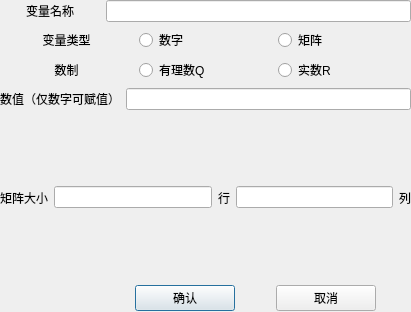
<?xml version="1.0" encoding="UTF-8"?>
<ui version="4.0">
 <class>EditVariable</class>
 <widget class="QDialog" name="EditVariable">
  <property name="geometry">
   <rect>
    <x>0</x>
    <y>0</y>
    <width>411</width>
    <height>312</height>
   </rect>
  </property>
  <property name="windowTitle">
   <string>Dialog</string>
  </property>
  <widget class="QWidget" name="verticalLayoutWidget">
   <property name="geometry">
    <rect>
     <x>0</x>
     <y>0</y>
     <width>411</width>
     <height>311</height>
    </rect>
   </property>
   <layout class="QVBoxLayout" name="verticalLayout">
    <item>
     <layout class="QHBoxLayout" name="horizontalLayout">
      <item>
       <widget class="QLabel" name="label">
        <property name="minimumSize">
         <size>
          <width>100</width>
          <height>0</height>
         </size>
        </property>
        <property name="layoutDirection">
         <enum>Qt::LeftToRight</enum>
        </property>
        <property name="autoFillBackground">
         <bool>false</bool>
        </property>
        <property name="styleSheet">
         <string notr="true">font: 12pt &quot;华文楷体&quot;;</string>
        </property>
        <property name="text">
         <string>变量名称</string>
        </property>
        <property name="alignment">
         <set>Qt::AlignCenter</set>
        </property>
       </widget>
      </item>
      <item>
       <widget class="QLineEdit" name="variable_name"/>
      </item>
     </layout>
    </item>
    <item>
     <layout class="QHBoxLayout" name="horizontalLayout_3">
      <item>
       <widget class="QLabel" name="label_2">
        <property name="styleSheet">
         <string notr="true">font: 12pt &quot;华文楷体&quot;;</string>
        </property>
        <property name="text">
         <string>变量类型</string>
        </property>
        <property name="scaledContents">
         <bool>true</bool>
        </property>
        <property name="alignment">
         <set>Qt::AlignCenter</set>
        </property>
       </widget>
      </item>
      <item>
       <widget class="QRadioButton" name="type_number">
        <property name="styleSheet">
         <string notr="true">font: 12pt &quot;华文楷体&quot;;</string>
        </property>
        <property name="text">
         <string>数字</string>
        </property>
       </widget>
      </item>
      <item>
       <widget class="QRadioButton" name="type_matrix">
        <property name="styleSheet">
         <string notr="true">font: 12pt &quot;华文楷体&quot;;</string>
        </property>
        <property name="text">
         <string>矩阵</string>
        </property>
       </widget>
      </item>
     </layout>
    </item>
    <item>
     <layout class="QHBoxLayout" name="horizontalLayout_2">
      <item>
       <widget class="QLabel" name="label_3">
        <property name="styleSheet">
         <string notr="true">font: 12pt &quot;华文楷体&quot;;</string>
        </property>
        <property name="text">
         <string>数制</string>
        </property>
        <property name="textFormat">
         <enum>Qt::AutoText</enum>
        </property>
        <property name="scaledContents">
         <bool>true</bool>
        </property>
        <property name="alignment">
         <set>Qt::AlignCenter</set>
        </property>
       </widget>
      </item>
      <item>
       <widget class="QRadioButton" name="num_Q">
        <property name="styleSheet">
         <string notr="true">font: 12pt &quot;华文楷体&quot;;</string>
        </property>
        <property name="text">
         <string>有理数Q</string>
        </property>
       </widget>
      </item>
      <item>
       <widget class="QRadioButton" name="num_R">
        <property name="styleSheet">
         <string notr="true">font: 12pt &quot;华文楷体&quot;;</string>
        </property>
        <property name="text">
         <string>实数R</string>
        </property>
       </widget>
      </item>
     </layout>
    </item>
    <item>
     <layout class="QHBoxLayout" name="horizontalLayout_5">
      <item>
       <widget class="QLabel" name="label_4">
        <property name="styleSheet">
         <string notr="true">font: 12pt &quot;华文楷体&quot;;</string>
        </property>
        <property name="text">
         <string>数值（仅数字可赋值）</string>
        </property>
        <property name="textFormat">
         <enum>Qt::AutoText</enum>
        </property>
        <property name="scaledContents">
         <bool>true</bool>
        </property>
        <property name="alignment">
         <set>Qt::AlignCenter</set>
        </property>
       </widget>
      </item>
      <item>
       <widget class="QLineEdit" name="variable_value"/>
      </item>
     </layout>
    </item>
    <item>
     <layout class="QHBoxLayout" name="horizontalLayout_6">
      <item>
       <widget class="QLabel" name="label_5">
        <property name="styleSheet">
         <string notr="true">font: 12pt &quot;华文楷体&quot;;</string>
        </property>
        <property name="text">
         <string>矩阵大小</string>
        </property>
       </widget>
      </item>
      <item>
       <widget class="QLineEdit" name="Row"/>
      </item>
      <item>
       <widget class="QLabel" name="label_6">
        <property name="styleSheet">
         <string notr="true">font: 12pt &quot;华文楷体&quot;;</string>
        </property>
        <property name="text">
         <string>行</string>
        </property>
       </widget>
      </item>
      <item>
       <widget class="QLineEdit" name="Column"/>
      </item>
      <item>
       <widget class="QLabel" name="label_7">
        <property name="styleSheet">
         <string notr="true">font: 12pt &quot;华文楷体&quot;;</string>
        </property>
        <property name="text">
         <string>列</string>
        </property>
       </widget>
      </item>
     </layout>
    </item>
    <item>
     <layout class="QHBoxLayout" name="horizontalLayout_4">
      <property name="leftMargin">
       <number>100</number>
      </property>
      <item>
       <widget class="QPushButton" name="confirm">
        <property name="sizePolicy">
         <sizepolicy hsizetype="Minimum" vsizetype="Fixed">
          <horstretch>0</horstretch>
          <verstretch>0</verstretch>
         </sizepolicy>
        </property>
        <property name="maximumSize">
         <size>
          <width>100</width>
          <height>16777215</height>
         </size>
        </property>
        <property name="styleSheet">
         <string notr="true">font: 12pt &quot;华文楷体&quot;;</string>
        </property>
        <property name="text">
         <string>确认</string>
        </property>
       </widget>
      </item>
      <item>
       <widget class="QPushButton" name="cancel">
        <property name="sizePolicy">
         <sizepolicy hsizetype="Minimum" vsizetype="Fixed">
          <horstretch>0</horstretch>
          <verstretch>0</verstretch>
         </sizepolicy>
        </property>
        <property name="maximumSize">
         <size>
          <width>100</width>
          <height>16777215</height>
         </size>
        </property>
        <property name="styleSheet">
         <string notr="true">font: 12pt &quot;华文楷体&quot;;</string>
        </property>
        <property name="text">
         <string>取消</string>
        </property>
        <property name="default">
         <bool>false</bool>
        </property>
        <property name="flat">
         <bool>false</bool>
        </property>
       </widget>
      </item>
     </layout>
    </item>
   </layout>
  </widget>
 </widget>
 <resources/>
 <connections/>
</ui>
